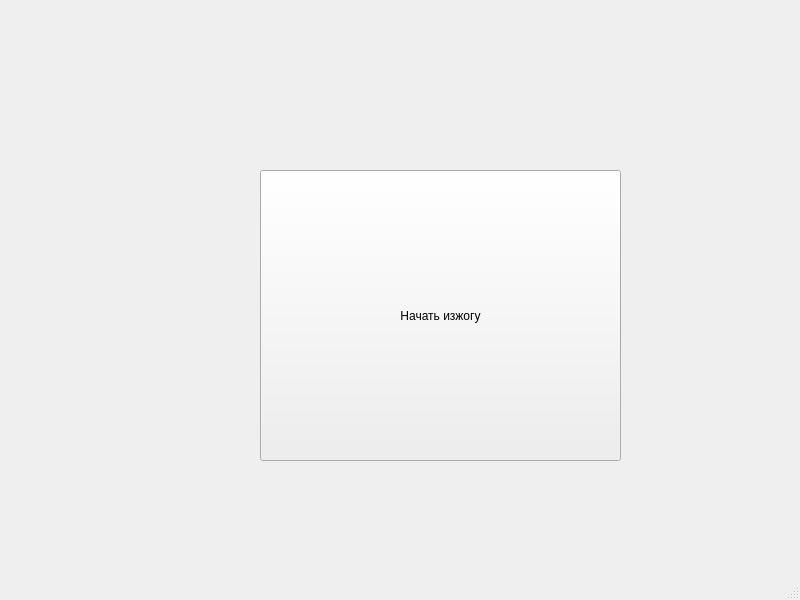
<?xml version="1.0" encoding="UTF-8"?>
<ui version="4.0">
 <class>MainWindow2</class>
 <widget class="QMainWindow" name="MainWindow2">
  <property name="geometry">
   <rect>
    <x>0</x>
    <y>0</y>
    <width>800</width>
    <height>600</height>
   </rect>
  </property>
  <property name="windowTitle">
   <string>MainWindow</string>
  </property>
  <widget class="QWidget" name="centralwidget">
   <widget class="QPushButton" name="pushButton">
    <property name="geometry">
     <rect>
      <x>260</x>
      <y>170</y>
      <width>361</width>
      <height>291</height>
     </rect>
    </property>
    <property name="text">
     <string>Начать изжогу</string>
    </property>
   </widget>
  </widget>
  <widget class="QMenuBar" name="menubar">
   <property name="geometry">
    <rect>
     <x>0</x>
     <y>0</y>
     <width>800</width>
     <height>21</height>
    </rect>
   </property>
  </widget>
  <widget class="QStatusBar" name="statusbar"/>
 </widget>
 <resources/>
 <connections/>
</ui>
